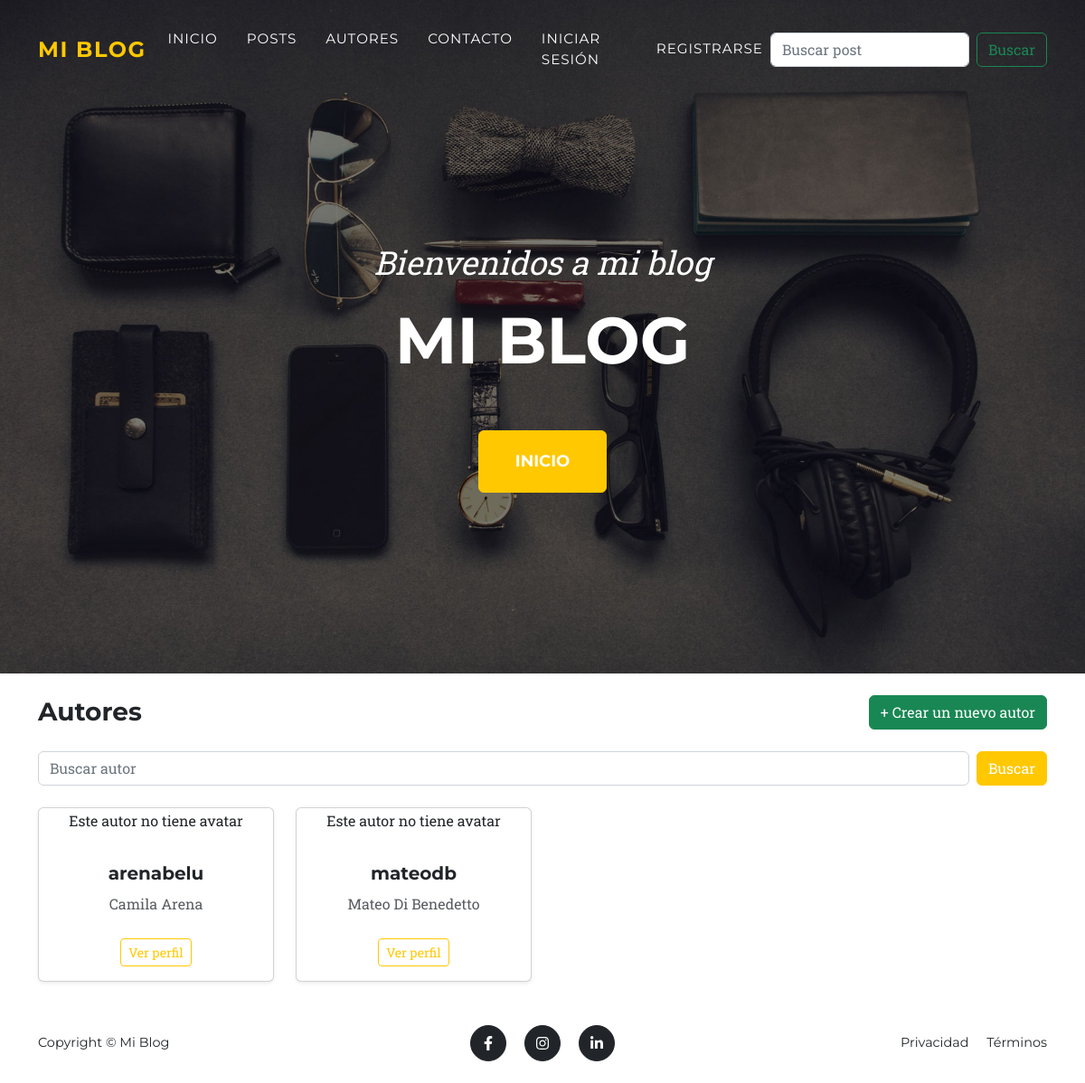
Before: /autores/ with the older database file.
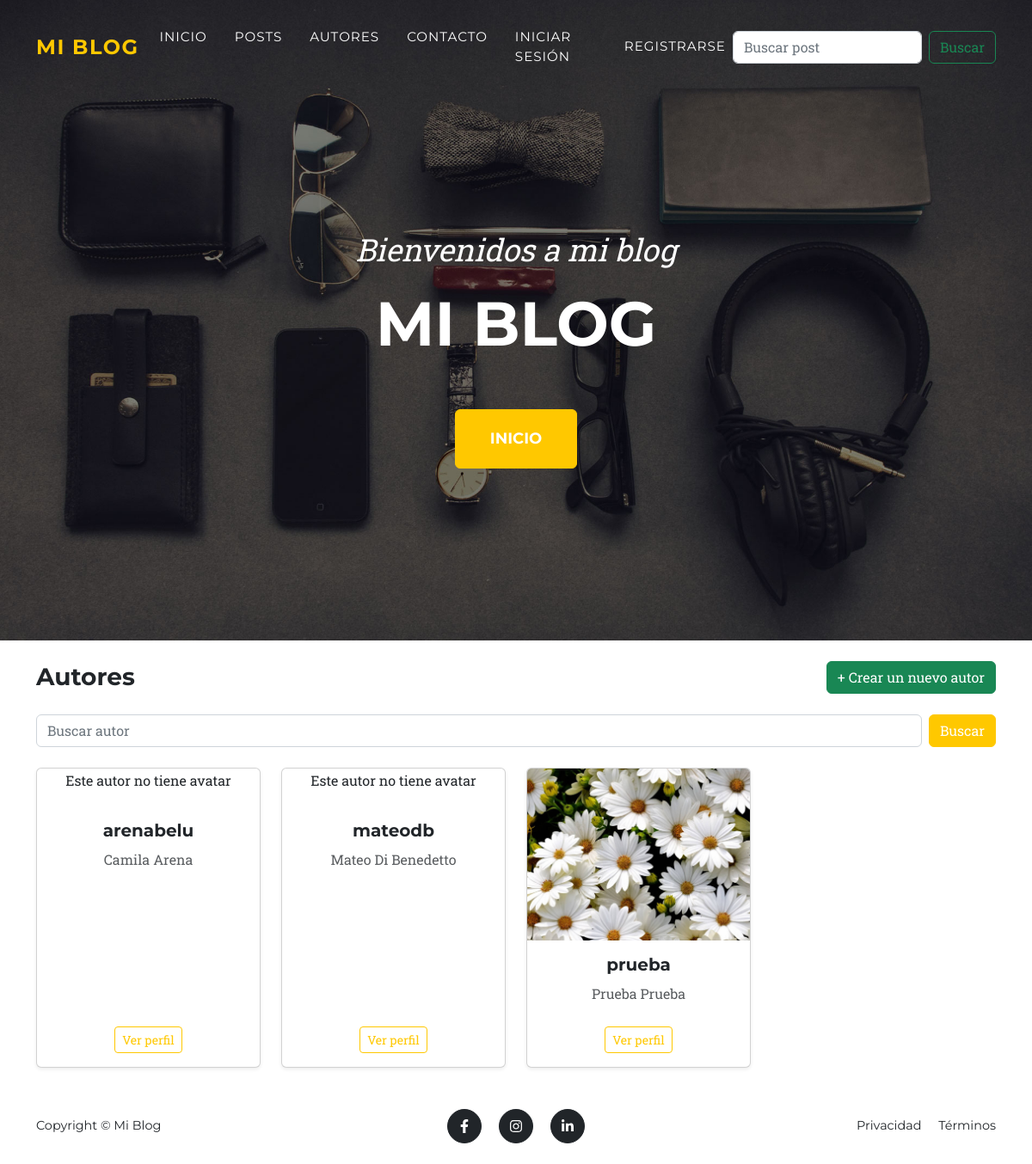
After: the same page with the newer database file.
### posts/models.py (models this page shows, shortened)
class Autor(models.Model):
    nombre = models.CharField(max_length=100)
    apellido = models.CharField(max_length=100)
    email = models.EmailField()
    username = models.CharField(max_length=100,unique=True)
    avatar = models.ImageField(upload_to="avatars/",blank=True,null=True)
    usuario = models.OneToOneField(settings.AUTH_USER_MODEL,on_delete=models.CASCADE,null=True,blank=True,related_name="perfil_autor")

### posts/views.py (the view)
# urls.py: path("autores/",views.lista_autores,name="lista_autores"),
def lista_autores(request):
    autores = Autor.objects.all()
    busqueda = request.GET.get("buscar")
    if busqueda:
        autores = autores.filter(username__icontains = busqueda)
    return render(request,"lista_autores.html",{"autores":autores})

### posts/templates/lista_autores.html (shortened to what this page needs)
{% extends "base.html" %}
{% load static %}
{% block content %}
<div class="container py-4">
  <div class="d-flex justify-content-between align-items-center mb-4">
    <h1 class="h3 mb-0">Autores</h1>
    <a href="{% url 'registro' %}" class="btn btn-success">
      + Crear un nuevo autor
    </a>
  </div>
  <form method="GET" class="row g-2 mb-4">
    <div class="col-12 col-md">
      <input type="text" name="buscar" class="form-control"
             placeholder="Buscar autor"
             value="{{ request.GET.buscar|default:'' }}">
    </div>
    <div class="col-12 col-md-auto">
      <button type="submit" class="btn btn-primary w-100">Buscar</button>
    </div>
  </form>
  <div class="row row-cols-1 row-cols-sm-2 row-cols-lg-4 g-4">
    {% for autor in autores %}
    <div class="col">
      <div class="card h-100 shadow-sm text-center">
        {% if autor.avatar %}
        <img src="{{ autor.avatar.url}}"
             class="card-img-top"
             alt="Foto de {{ autor.username }}"
             style="height: 200px; object-fit: cover;">
        {% else %}
        <p>Este autor no tiene avatar</p>
        {% endif %}
        <div class="card-body">
          <h5 class="card-title">{{ autor.username }}</h5>
          <p class="card-text text-body-secondary">
            {{ autor.nombre }} {{ autor.apellido }}
          </p>
        </div>
        <div class="card-footer bg-transparent border-0 pb-3">
          <a href="{% url 'perfil_autor' autor.id %}" class="btn btn-outline-primary btn-sm">
            Ver perfil
          </a>
        </div>
      </div>
    </div>
    {% empty %}
    <div class="col-12">
      <div class="alert alert-info text-center mb-0">
        No se encontraron autores.
      </div>
    </div>
    {% endfor %}
  </div>
</div>
{% endblock %}

Changed rows visible on the page:
added Autor: avatar (picture), username "prueba", nombre "Prueba", apellido "Prueba"
